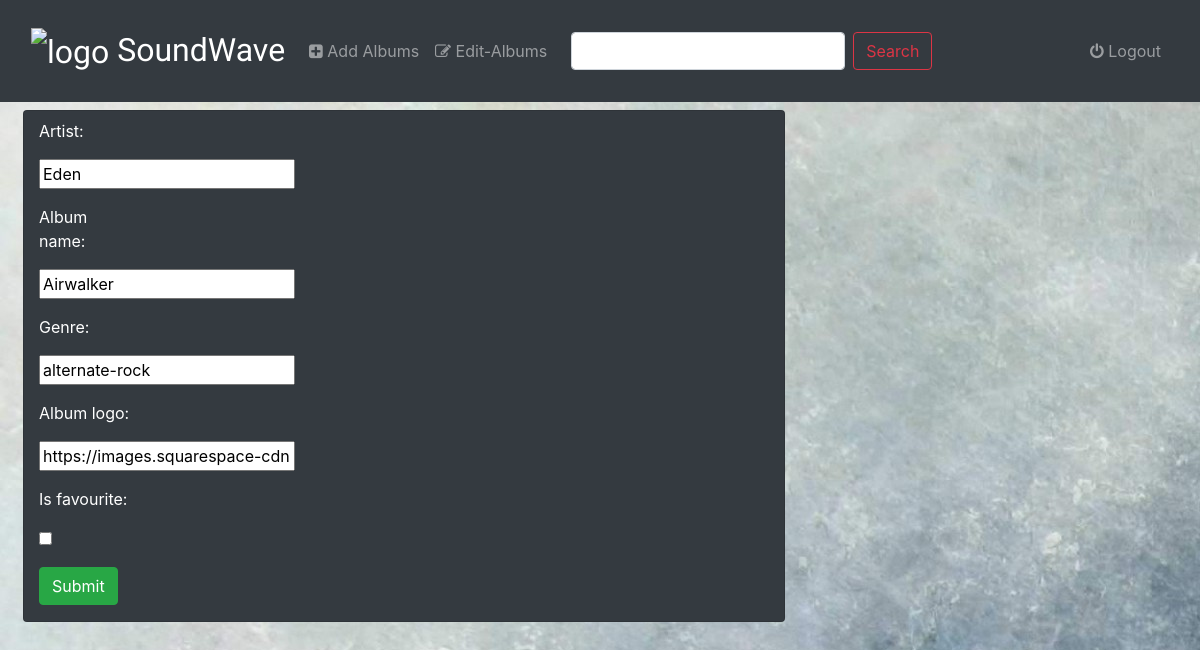
Page /music/album/edit/update/3/ on the earlier database version.
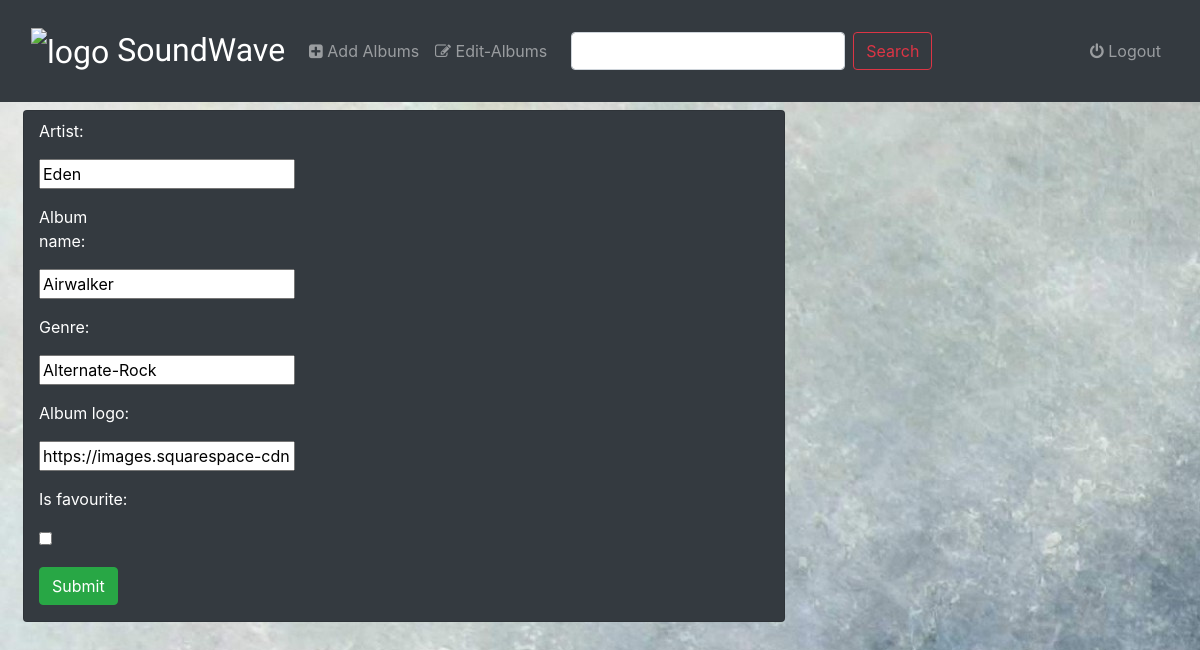
Same page on the later database version.
### Music/models.py (models this page shows, shortened)
class Album(models.Model):
    artist = models.CharField(max_length=250)
    album_name = models.CharField(max_length=500)
    genre = models.CharField(max_length=100)
    album_logo = models.CharField(max_length=1000)
    is_favourite = models.BooleanField(default=False)

### Music/views.py (the view)
# urls.py: re_path(r'^album/edit/update/(?P<pk>[0-9]+)/$', views.AlbumUpdate.as_view(), name='update-album'),
class AlbumUpdate(UpdateView):
    model = Album
    fields = '__all__'

### Music/templates/Music/album_form.html (shortened to what this page needs)
{% extends 'Music/base.html' %}
{% block body %}
<div class="container-fluid">
    <div class="row">
         <div class="col-md-8 col-sm-12">
             <div class="card mt-2 ml-2 bg-dark text-white">
                 <form action="" class="form-horizontal" method="post" style="display : inline" enctype="multipart/form-data">
                    {% include 'Music/form_template.html' %}
                    <div class="form-group">
                        <div class="col-sm-10 my-2">
                            <button type="submit" class="btn btn-success">Submit</button>
                        </div>
                    </div>
                 </form>
          </div>
         </div>
    </div>
</div>
{% endblock %}

### Music/templates/Music/form_template.html (shortened to what this page needs)
{% for field in form %}
    <div class="form-group mt-2">
    <label class="control-label col-sm-2 col-md-2">{{ field.label_tag }}</label>
        <div class="col-sm-10 col-md-8">{{ field }}</div>
    </div>
{% endfor %}

Differences in the rows shown:
changed Album "Eden": genre "alternate-rock" → "Alternate-Rock"
